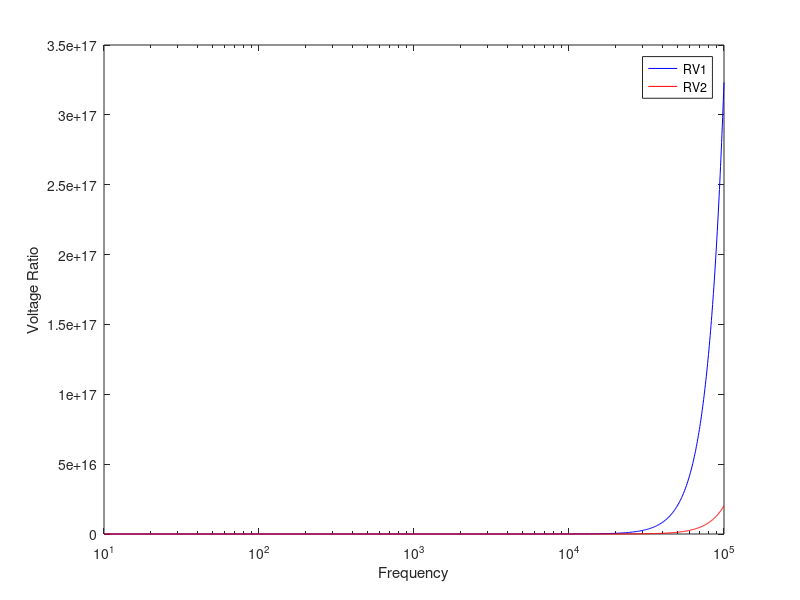

Reproduce this figure in MATLAB.
clear all
clc
close all

%% 1
function [V,S] = VolSArea(r,R,h)
x = h/(R-r);
V = (pi/3)*(R^2*(h+x)-r^2*x);
l = sqrt((R-r)^2 + h^2);
S = pi*r^2 + pi*R^2 + pi*(R+r)*l;
end

[v1,s1] = VolSArea(2,3.5,4.25)
[v2,s2] = VolSArea(2.5,3.5,4.5)

%% 2
function th = ang(A,B,C)
a = sqrt((B(1)-C(1))^2 + (B(2) - C(2))^2 + (B(3) - C(3))^2);
b = sqrt((A(1)-C(1))^2 + (A(2) - C(2))^2 + (A(3) - C(3))^2);
c = sqrt((B(1)-A(1))^2 + (B(2) - A(2))^2 + (B(3) - A(3))^2);

th = acosd((a^2 + c^2 - b^2)/(2*a*c));
end
A1 = [-5, -1, 6];
B1 = [2.5, 1.5, -3.5];
C1 = [-2.3, 8, 1];

A2 = [-5.5, 0, 0];
B2 = [3.5, -6.5, 0];
C2 = [0, 7, 0];
[th1] = ang(A1, B1, C1)
[th2] = ang(A2, B2, C2)

%% 2
function th = anglines(A, B, C)
    u = A - B;       
    v = C - B;      
    cos_theta = dot(u, v) / (norm(u) * norm(v));  % 내적 공식
    th = acosd(cos_theta);  % 각도를 degree로 반환
end
A1 = [-5, -1, 6];
B1 = [2.5, 1.5, -3.5];
C1 = [-2.3, 8, 1];

A2 = [-5.5, 0, 0];
B2 = [3.5, -6.5, 0];
C2 = [0, 7, 0];
[th1] = anglines(A1, B1, C1)
[th2] = anglines(A2, B2, C2)

%% 3 
function A = APolygon(Crd)
[m,n] = size(Crd);
area = zeros(1, n-2); 
for i = 1:n-2
    u = Crd(1:2,i+2) - Crd(1:2,1);
    v = Crd(1:2,i+1) - Crd(1:2,1);
    cos_theta = dot(u, v)/(norm(u)*norm(v));
    th = acos(cos_theta);
    area(i) = (1/2).*norm(u).*norm(v).*sin(th);
end
A = sum(area);
end

Crd = [1 7 10 9 6 1 -3 -4; 1 2 5 11 12 12 8 4];

A = APolygon(Crd)


%% 4 
function pr = Tureprime(m)
factor= [];
if floor(m) == m % floor은 정수부분 뽑아내는 함수
    for i = 1:m
    if rem(m,i) == 0 % rem은 나머지를 구하는 기능 
        factor(end+1) = i;
    end
    end
    if length(factor) == 2
        pr =1
     else
            pr = 0
    end
else
     disp('The input argument must be a positive integer.')
     pr = 0;
     % 무조건 pr 이 뭔지 할당해줘야함 그래야 돌아감
    
end
end

m = input('m을 입력하세요');
pr = Tureprime(m);


%% 5
% function y = sinTay(x)
% 
% x = mod(x,360);
% if x > 180
%     x = x-360;
% end
% Tay =[];
% E = 1;
% k = 0;
% 
% while E > 1e-6
%     Tay(k+1) = ((-1)^k) * x^(2*k + 1) / factorial(2*k + 1);
%     E = abs(Tay(k+1)/Tay(k));
%     k = k+1;
% end
% x = sum(Tay);
% end
% 
% sinTay(39)
% 

%% 5
function y = sinTay(x)
    x = mod(x, 360);
    if x > 180
        x = x - 360;
    end

    x = x * pi / 180;  % 라디안으로 변환

    Tay = [];
    E = 1;
    k = 1;

    while E > 1e-6
        Tay(k) = ((-1)^(k-1)) * x^(2*(k-1)+1) / factorial(2*(k-1)+1);
        if k > 1
            E = abs(Tay(k) / Tay(k-1));
        end
        k = k + 1;
    end

    y = sum(Tay);
end

sinTay(39)


%% 6
function dfdx = foptder(fun, x0)
h = 0.6;
dfdx = (fun(x0-2*h) - 8*fun(x0-h) + 8*fun(x0+h) - fun(x0+2*h))/(12*h);
end

f = @(x) x^2*exp(x);
g = @(x) x^3*exp(2*x);

foptder(f,0.6)
foptder(g,0.6)


%% 7

function RV = filtarfreq(R,C,L,f)
w = 2*pi.*f;
RV = abs((R-R.*w.^2*L*C)./sqrt((w.*L).^2) + (R-R.*w.^2*L*C).^2);
end

f = linspace(10,100000,200);
RV1 = filtarfreq(200, 160*10^-6, 45*10^-3, f);
RV2 = filtarfreq(50, 160*10^-6, 45*10^-3, f);


figure;
semilogx(f,RV1,'b-'); hold on;
semilogx(f,RV2,'r-');
xlabel('Frequency'); ylabel('Voltage Ratio');
legend('RV1','RV2')

%% 8
function x = lotto(a,b,n)
x = randperm(b-a+1,n) + a - 1;
end

lotto(1,59,7)
lotto(50,65,8)
lotto(-25,-2,9)
